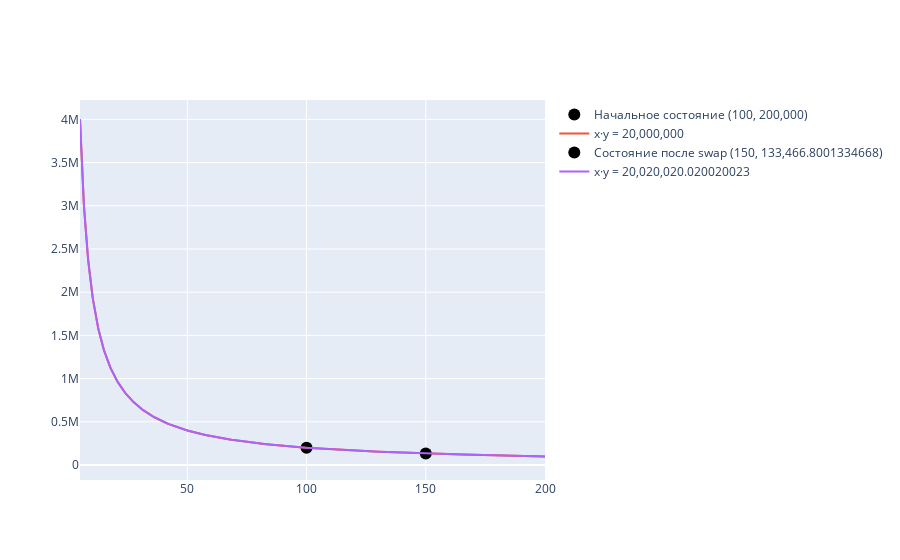

Write notebook code for a chart like this one.
### Code cell
pool = UniswapPool(x0=100, y0=200_000)

fig = go.Figure()

state = pool.get_current_state()

fig.add_trace(go.Scatter(x=[state['x']], y=[state['y']], mode='markers',
    marker=dict(color='black', size=12), name=f"Начальное состояние ({state['x']}, {state['y']:,})"))

x_range = np.linspace(5, 200, 1000)
y_curve = pool.K / x_range
fig.add_trace(go.Scatter(x=x_range, y=y_curve, mode='lines', name=f'x·y = {pool.K:,}'))

'''
        - dy: Amount of Y tokens received
        - fee_rate: Fee rate applied to the swap
        - fee_amount: Fee amount (in X tokens)
        - gamma: Multiplier after fee (1 - φ)
        - price_before: Price before the swap
        - price_after: Price after the swap
        - slippage: Price slippage (in %)
'''
res = pool.swap(dx=50)
print(f"Amount of Y tokens received: {res['dy']:.1f} USDC")
print(f"Fee rate applied to the swap: {res['fee_rate']*100:.2f}%")
print(f"Fee amount (in X tokens): {res['fee_amount']:.3f} ETH")
print(f"Price before the swap: {res['price_before']:.1f} USDC/ETH")
print(f"Price after the swap: {res['price_after']:.1f} USDC/ETH")
print(f"Price slippage: {res['slippage']:.2f}%")
print(f"Effective price: {res['effective_price']:.1f} USDC/ETH")
state = pool.get_current_state()

fig.add_trace(go.Scatter(x=[state['x']], y=[state['y']], mode='markers',
    marker=dict(color='black', size=12), name=f"Состояние после swap ({state['x']}, {state['y']:,})"))

x_range = np.linspace(5, 200, 1000)
y_curve = pool.K / x_range
fig.add_trace(go.Scatter(x=x_range, y=y_curve, mode='lines', name=f'x·y = {pool.K:,}'))

fig.show()

### Figure 1 — Plotly figure (JSON) as saved in the notebook; plotly's stock layout.template omitted (floating-point values rounded to 4 significant figures; data arrays with more than 128 entries replaced by an {"elided": "..."} marker saying what was removed)
{"data": [{"marker": {"color": "black", "size": 12}, "mode": "markers", "name": "Начальное состояние (100, 200,000)", "type": "scatter", "x": [100], "y": [200000]}, {"mode": "lines", "name": "x·y = 20,000,000", "type": "scatter", "x": {"elided": "1000 float values"}, "y": {"elided": "1000 float values"}}, {"marker": {"color": "black", "size": 12}, "mode": "markers", "name": "Состояние после swap (150, 133,466.8001334668)", "type": "scatter", "x": [150], "y": [133500.0]}, {"mode": "lines", "name": "x·y = 20,020,020.020020023", "type": "scatter", "x": {"elided": "1000 float values"}, "y": {"elided": "1000 float values"}}], "layout": {}}
